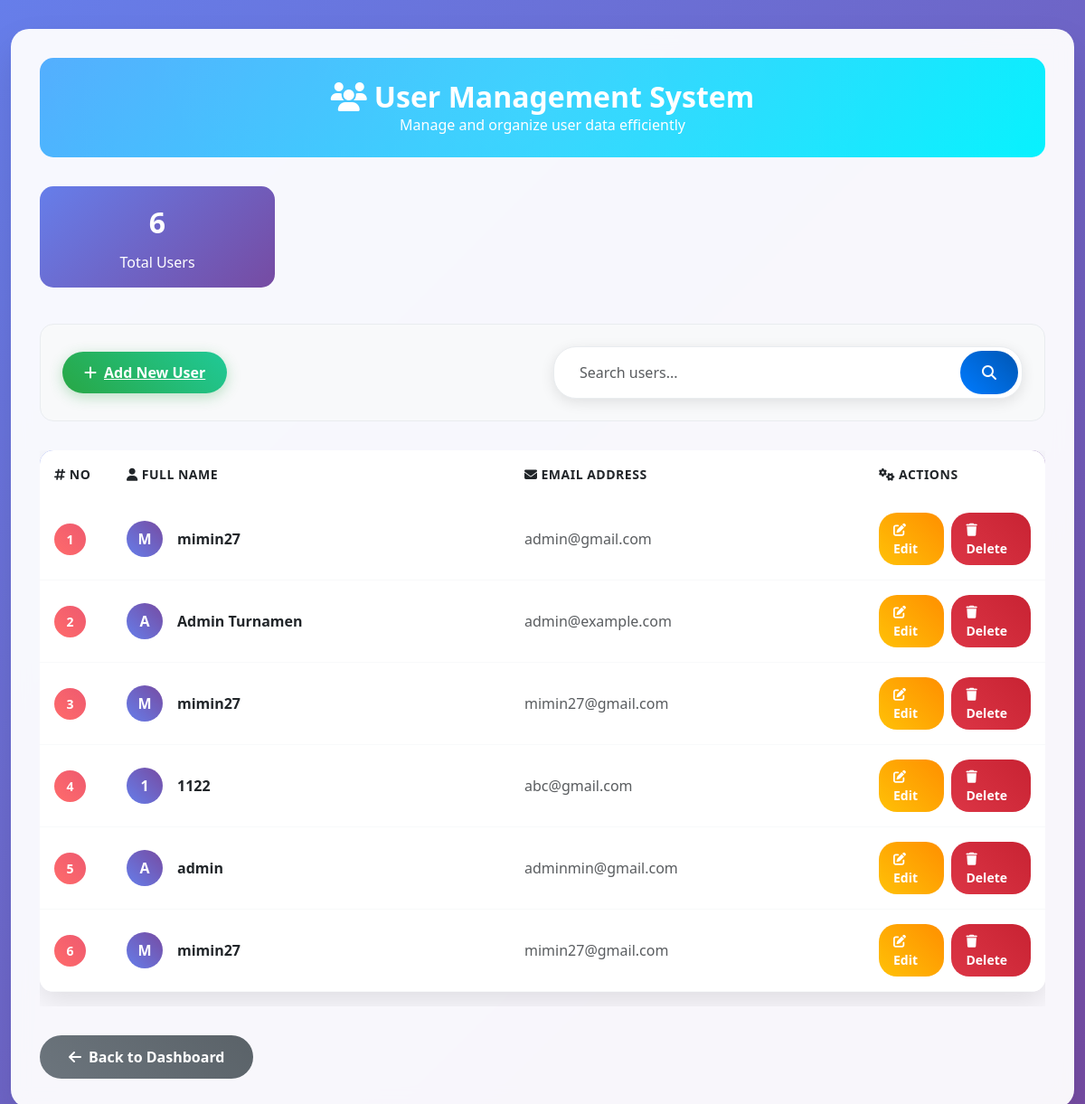
/users.php, run on an earlier commit of the app's database.
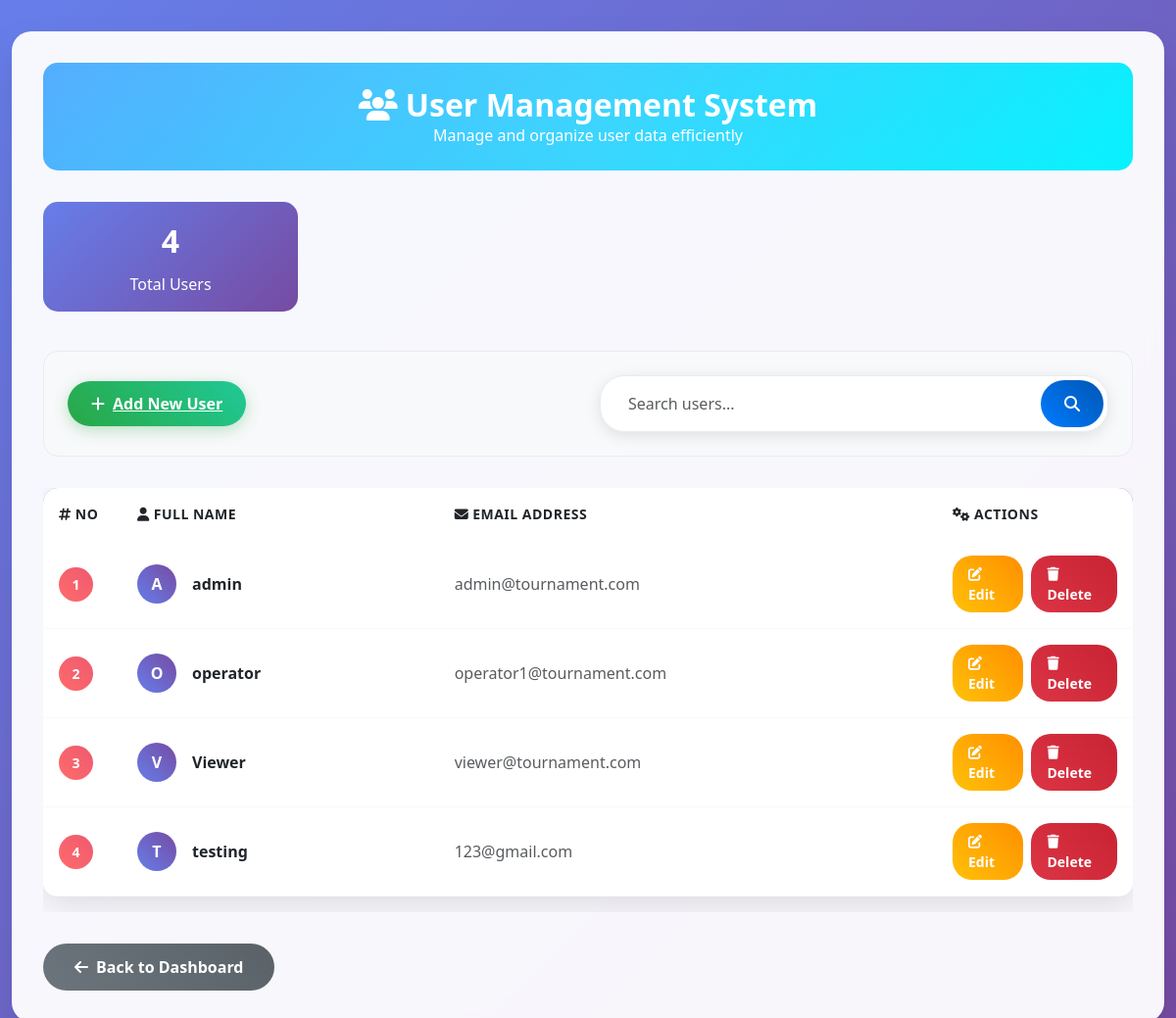
And on a later commit of the database.
### tables this page shows
CREATE TABLE `users` (
  `id` int NOT NULL,
  `name` varchar(255) NOT NULL,
  `email` varchar(255) NOT NULL,
  `password` varchar(255) NOT NULL,
  `role` enum('admin','operator','viewer') DEFAULT 'operator',
  `status` enum('active','inactive') DEFAULT 'active',
  `created_at` timestamp NULL DEFAULT CURRENT_TIMESTAMP,
  `updated_at` timestamp NULL DEFAULT CURRENT_TIMESTAMP ON UPDATE CURRENT_TIMESTAMP
);

### users.php (the view, shortened to what this page needs)
<?php
include 'panggil.php';
$result = $conn->query("SELECT * FROM users ORDER BY id ASC");
?>
<!DOCTYPE html>
<html lang="en">
<head>
    <link href="https://cdn.jsdelivr.net/npm/bootstrap@5.3.0/dist/css/bootstrap.min.css" rel="stylesheet">
    <link href="https://cdnjs.cloudflare.com/ajax/libs/font-awesome/6.4.0/css/all.min.css" rel="stylesheet">
</head>
<body>
<div class="container-fluid">
    <div class="main-container">
        <div class="page-header">
            <h2><i class="fas fa-users me-2"></i>User Management System</h2>
            <p class="mb-0">Manage and organize user data efficiently</p>
        </div>
        <div class="row mb-4">
            <div class="col-md-3">
                <div class="stats-card">
                    <div class="stats-number"><?= $result->num_rows; ?></div>
                    <div>Total Users</div>
                </div>
            </div>
        </div>
        <div class="action-bar">
            <div class="row align-items-center">
                <div class="col-md-6">
                    <a href="tambah-user.php" class="btn-add">
                        <i class="fas fa-plus me-2"></i>Add New User
                    </a>
                </div>
                <div class="col-md-6">
                    <form class="search-form d-flex" method="get">
                        <input class="form-control me-2" type="search" name="q" placeholder="Search users...">
                        <button class="btn-search" type="submit">
                            <i class="fas fa-search"></i>
                        </button>
                    </form>
                </div>
            </div>
        </div>
        <?php if ($result->num_rows > 0): ?>
        <div class="table-responsive">
            <table class="table data-table">
                <thead>
                    <tr>
                        <th style="width: 80px;">
                            <i class="fas fa-hashtag me-1"></i>No
                        </th>
                        <th>
                            <i class="fas fa-user me-1"></i>Full Name
                        </th>
                        <th>
                            <i class="fas fa-envelope me-1"></i>Email Address
                        </th>
                        <th style="width: 200px;">
                            <i class="fas fa-cogs me-1"></i>Actions
                        </th>
                    </tr>
                </thead>
                <tbody>
                    <?php
                    $no = 1;
                    while ($row = $result->fetch_assoc()):
                    ?>
                    <tr>
                        <td>
                            <div class="row-number"><?= $no++; ?></div>
                        </td>
                        <td>
                            <div class="d-flex align-items-center">
                                <div class="avatar me-3" style="width: 40px; height: 40px; background: linear-gradient(45deg, #667eea, #764ba2); border-radius: 50%; display: flex; align-items: center; justify-content: center; color: white; font-weight: 700;">
                                    <?= strtoupper(substr($row['name'], 0, 1)); ?>
                                </div>
                                <div>
                                    <div class="fw-bold"><?= htmlspecialchars($row['name']); ?></div>
                                </div>
                            </div>
                        </td>
                        <td>
                            <span class="text-muted"><?= htmlspecialchars($row['email']); ?></span>
                        </td>
                        <td>
                            <div class="action-buttons">
                                <a href="edit-user.php?id=<?= $row['id']; ?>" class="btn-edit">
                                    <i class="fas fa-edit me-1"></i>Edit
                                </a>
                                <a href="hapus-user.php?id=<?= $row['id']; ?>" class="btn-delete" onclick="return confirm('Are you sure you want to delete this user?')">
                                    <i class="fas fa-trash me-1"></i>Delete
                                </a>
                            </div>
                        </td>
                    </tr>
                    <?php endwhile; ?>
                </tbody>
            </table>
        </div>
        <?php endif; ?>
        <a href="dashboard.php" class="back-button">
            <i class="fas fa-arrow-left"></i>Back to Dashboard
        </a>
    </div>
</div>
</body>
</html>

### users.php (style rules this page uses)
body { background: linear-gradient(135deg, #667eea 0%, #764ba2 100%); min-height: 100vh; font-family: 'Segoe UI', Tahoma, Geneva, Verdana, sans-serif; }
.main-container { background: rgba(255, 255, 255, 0.95); backdrop-filter: blur(10px); border-radius: 20px; box-shadow: 0 20px 40px rgba(0,0,0,0.1); margin: 2rem auto; padding: 2rem; max-width: 1200px; }
.page-header { background: linear-gradient(135deg, #4facfe 0%, #00f2fe 100%); color: white; padding: 1.5rem; border-radius: 15px; margin-bottom: 2rem; text-align: center; position: relative; overflow: hidden; }
.page-header::before { content: ''; position: absolute; top: -50%; left: -50%; width: 200%; height: 200%; background: radial-gradient(circle, rgba(255,255,255,0.1) 0%, transparent 70%); animation: shimmer 3s infinite; }
.page-header h2 { margin: 0; font-weight: 700; font-size: 2rem; position: relative; z-index: 1; }
.action-bar { background: #f8f9fa; padding: 1.5rem; border-radius: 15px; margin-bottom: 2rem; border: 1px solid #e9ecef; }
.btn-add { background: linear-gradient(45deg, #28a745, #20c997); border: none; padding: 0.75rem 1.5rem; border-radius: 25px; color: white; font-weight: 600; transition: all 0.3s ease; box-shadow: 0 4px 15px rgba(40, 167, 69, 0.3); }
.search-form { background: white; border-radius: 25px; padding: 0.25rem; box-shadow: 0 4px 15px rgba(0,0,0,0.1); border: 1px solid #e9ecef; }
.search-form .form-control { border: none; border-radius: 25px; padding: 0.75rem 1.5rem; background: transparent; }
.btn-search { background: linear-gradient(45deg, #007bff, #0056b3); border: none; border-radius: 25px; padding: 0.75rem 1.5rem; color: white; font-weight: 600; transition: all 0.3s ease; }
.data-table { background: white; border-radius: 15px; overflow: hidden; box-shadow: 0 10px 30px rgba(0,0,0,0.1); border: none; }
.data-table thead { background: linear-gradient(135deg, #667eea 0%, #764ba2 100%); color: white; }
.data-table th { border: none; padding: 1rem; font-weight: 600; text-transform: uppercase; letter-spacing: 0.5px; font-size: 0.875rem; }
.data-table td { border: none; padding: 1rem; vertical-align: middle; border-bottom: 1px solid #f8f9fa; }
.data-table tbody tr { transition: all 0.3s ease; }
.row-number { background: linear-gradient(45deg, #ff6b6b, #ee5a6f); color: white; width: 35px; height: 35px; border-radius: 50%; display: flex; align-items: center; justify-content: center; font-weight: 700; font-size: 0.875rem; }
.action-buttons { display: flex; gap: 0.5rem; }
.btn-edit { background: linear-gradient(45deg, #ffc107, #ff8f00); color: white; border: none; padding: 0.5rem 1rem; border-radius: 20px; font-size: 0.875rem; font-weight: 600; transition: all 0.3s ease; text-decoration: none; }
.btn-delete { background: linear-gradient(45deg, #dc3545, #c82333); color: white; border: none; padding: 0.5rem 1rem; border-radius: 20px; font-size: 0.875rem; font-weight: 600; transition: all 0.3s ease; text-decoration: none; }
.back-button { background: linear-gradient(45deg, #6c757d, #5a6268); color: white; padding: 0.75rem 2rem; border-radius: 25px; text-decoration: none; font-weight: 600; transition: all 0.3s ease; display: inline-flex; align-items: center; gap: 0.5rem; margin-top: 2rem; }
.stats-card { background: linear-gradient(135deg, #667eea 0%, #764ba2 100%); color: white; padding: 1rem; border-radius: 15px; text-align: center; margin-bottom: 1rem; }
.stats-number { font-size: 2rem; font-weight: 700; margin-bottom: 0.5rem; }

What changed in the data, as far as the page shows it:
removed users: name "M", name "mimin27", email "admin@gmail.com"
removed users: name "A", name "Admin Turnamen", email "admin@example.com"
removed users: name "M", name "mimin27", email "mimin27@gmail.com"
removed users: name "1", name "1122", email "abc@gmail.com"
removed users: name "A", name "admin", email "adminmin@gmail.com"
removed users: name "M", name "mimin27", email "mimin27@gmail.com"
added users: name "A", name "admin", email "admin@tournament.com"
added users: name "O", name "operator", email "operator1@tournament.com"
added users: name "V", name "Viewer", email "viewer@tournament.com"
added users: name "T", name "testing", email "123@gmail.com"
Also different on the page:
$result->num_rows: "6" → "4"
